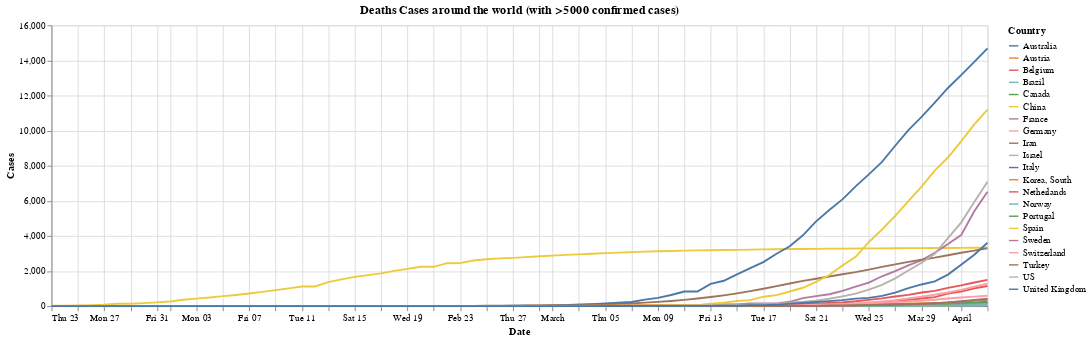

Source (notebook cell):
### Code cell
chart_countries_timeline(df_deaths, countries_5000).properties(title=f'Deaths Cases around the world (with >5000 confirmed cases)')

### Figure 1 — Vega-Lite specification as saved in the notebook (floating-point values rounded to 4 significant figures; data arrays with more than 128 entries replaced by an {"elided": "..."} marker saying what was removed)
{"config": {"view": {"continuousWidth": 400, "continuousHeight": 300}}, "data": {"name": "data-a4db99264b0da636ea6cd979efca4771"}, "mark": "line", "encoding": {"color": {"type": "nominal", "field": "Country"}, "opacity": {"condition": {"value": 1, "selection": "selector002"}, "value": 0.2}, "tooltip": [{"type": "nominal", "field": "Country"}, {"type": "temporal", "field": "Date"}, {"type": "quantitative", "field": "Cases"}], "x": {"type": "temporal", "field": "Date"}, "y": {"type": "quantitative", "field": "Cases"}}, "selection": {"selector002": {"type": "multi", "fields": ["Country"], "bind": "legend"}}, "title": "Deaths Cases around the world (with >5000 confirmed cases)", "width": 1000, "$schema": "https://vega.github.io/schema/vega-lite/v4.0.2.json", "datasets": {"data-a4db99264b0da636ea6cd979efca4771": {"elided": "1512 records"}}}
